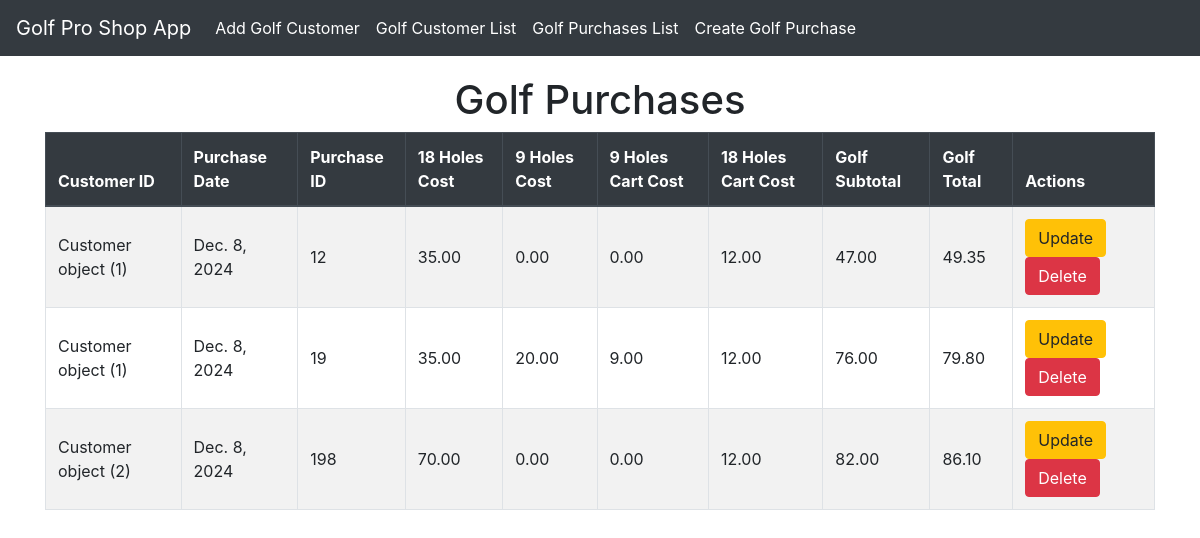
Before: /gplist/ with the older database file.
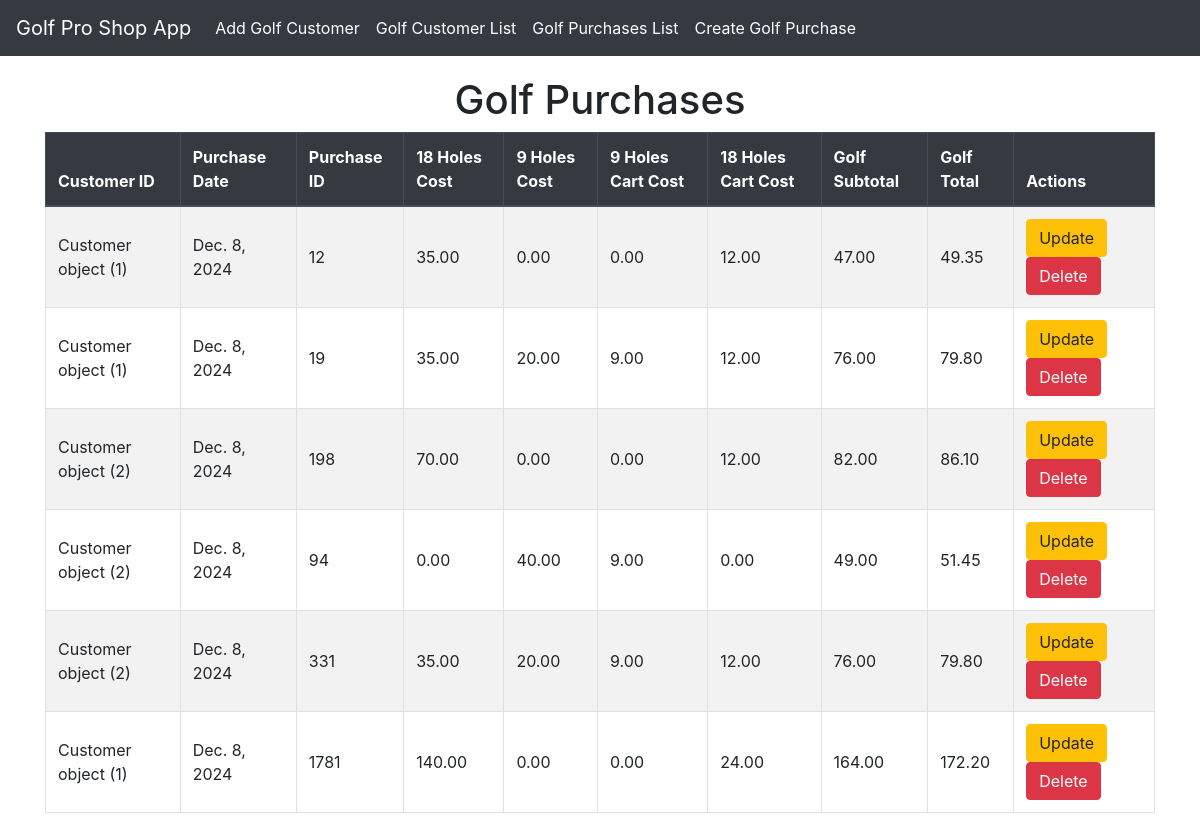
After: the same page with the newer database file.
### golfproapp/models.py (models this page shows, shortened)
class Golf_purchases(models.Model):
    customer_id = models.ForeignKey(Customer, on_delete=models.CASCADE)
    gp_date= models.DateField(default=timezone.now)
    gp_id = models.IntegerField(default=1, unique=True)
    holes_18_price = models.DecimalField(default=35.00, max_digits=10, decimal_places=2)
    holes_9_price = models.DecimalField(default=20.00, max_digits=10, decimal_places=2)
    cart_9_price = models.DecimalField(default=9.00, max_digits=10, decimal_places=2)
    cart_18_price = models.DecimalField(default=12.00, max_digits=10, decimal_places=2)
    golf_subtotal = models.DecimalField(default=0.00, max_digits=10, decimal_places=2)
    golf_tax=models.DecimalField(default=.05, max_digits=10, decimal_places=2)
    golf_total=models.DecimalField(default=.05, max_digits=10, decimal_places=2)

class Customer(models.Model):
    customer_id = models.AutoField(primary_key=True)
    golferchoice=[('Y','Yes'),('N','No'),]
    gchoice = models.CharField(max_length=1, choices=golferchoice, default='Y')
    fname = models.TextField(max_length=10, default="Golfer1")
    lname = models.TextField(max_length=10, default="Golfer1Lname")
    g_phone = models.CharField(default="555-867-5309", max_length=15)
    g_email = models.CharField(default="bob.smith@aol.com", max_length=30)

### golfproapp/views.py (the view)
# urls.py: path('gplist/', views.golf_purchases_list_view.as_view(), name = 'golf_purchase_list_view'),
class golf_purchases_list_view(ListView):
    model = Golf_purchases
    template_name = 'golf_purchases_list.html'
    context_object_name='golf_purchase_object_list'
    def get_queryset(self):
        queryset = super().get_queryset()
        return queryset

### golfproapp/templates/golfproapp/golf_purchases_list.html (shortened to what this page needs)
{% extends "golfproapp/layout.html" %}
{% block content %}
    <h1 class="text-center">Golf Purchases</h1>
    <table class="table table-bordered table-striped ">
        <thead class="thead-dark">
            <tr>
                <th>Customer ID</th>
                <th>Purchase Date</th>
                <th>Purchase ID</th>
                <th>18 Holes Cost</th>
                <th>9 Holes Cost</th>
                <th>9 Holes Cart Cost</th>
                <th>18 Holes Cart Cost</th>
                <th>Golf Subtotal</th>
                <th>Golf Total</th>
                <th>Actions</th>
            </tr>
        </thead>
        <tbody>
            {% for golf_purchase in object_list %}
            <tr>
                <td>{{ golf_purchase.customer_id }} </td>
                <td>{{ golf_purchase.gp_date }} </td>
                <td>{{ golf_purchase.gp_id }} </td>
                <td>{{ golf_purchase.holes_18_price }} </td>
                <td>{{ golf_purchase.holes_9_price }} </td>
                <td>{{ golf_purchase.cart_9_price }} </td>
                <td>{{ golf_purchase.cart_18_price }} </td>
                <td>{{ golf_purchase.golf_subtotal }} </td>
                <td>{{ golf_purchase.golf_total }} </td>
                <td>
                    <a href="{% url 'golf_purchase_update' golf_purchase.gp_id %}" class="btn btn-warning" >Update</a>
                    <a href="{% url 'golf_purchase_delete' golf_purchase.gp_id %}" class="btn btn-danger" >Delete</a>
                </td>
            </tr>
            {% endfor %}
        </tbody>
    </table>
{% endblock %}

Changed rows visible on the page:
added Golf_purchases: customer_id "Customer object (2)", gp_date "Dec. 8, 2024", gp_id "94", holes_18_price "0.00", holes_9_price "40.00", cart_9_price "9.00", cart_18_price "0.00", golf_subtotal "49.00", golf_total "51.45"
added Golf_purchases: customer_id "Customer object (2)", gp_date "Dec. 8, 2024", gp_id "331", holes_18_price "35.00", holes_9_price "20.00", cart_9_price "9.00", cart_18_price "12.00", golf_subtotal "76.00", golf_total "79.80"
added Golf_purchases: customer_id "Customer object (1)", gp_date "Dec. 8, 2024", gp_id "1781", holes_18_price "140.00", holes_9_price "0.00", cart_9_price "0.00", cart_18_price "24.00", golf_subtotal "164.00", golf_total "172.20"
